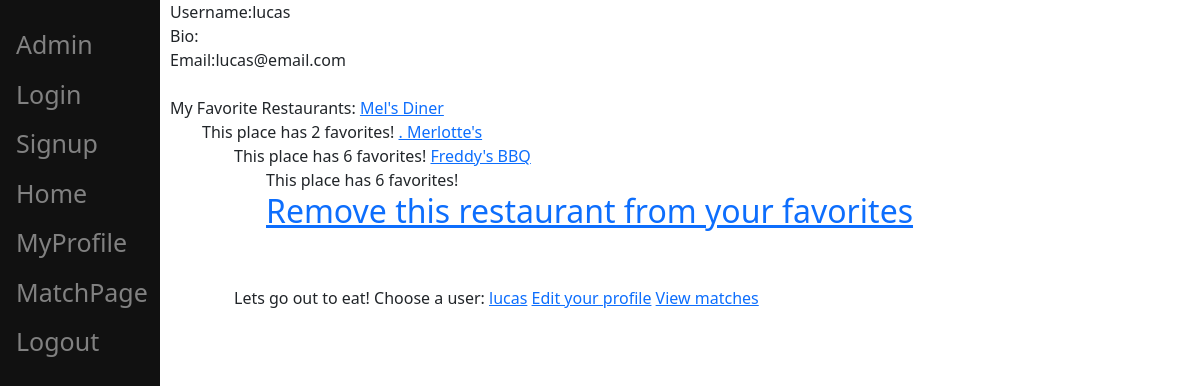
The page /user/2/ (signed in) on the database as committed earlier.
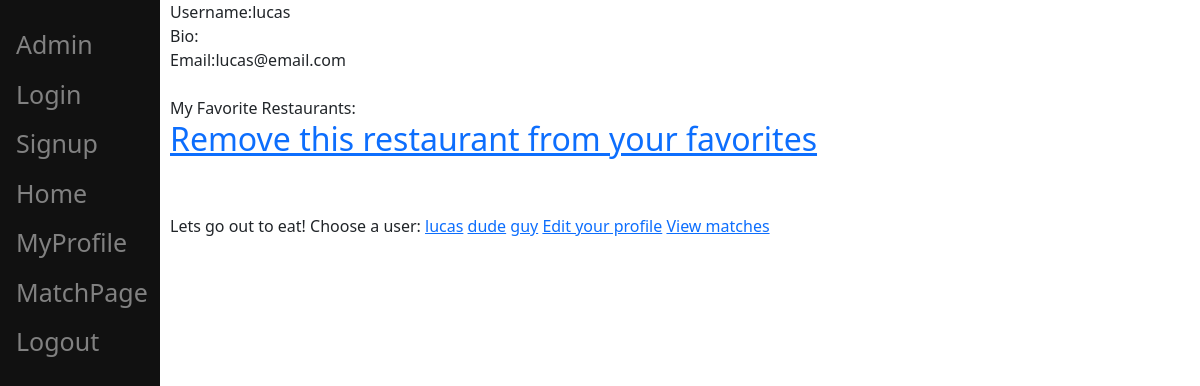
The same page on the database as committed later.
### restaurants/models.py (models this page shows, shortened)
class Restaurant(models.Model):
    name = models.TextField(max_length=200)
    location = models.TextField(max_length=200)
    pic_icon = models.ImageField(
        upload_to="rest_images/", height_field=None, width_field=None, max_length=None)
    sig_dish = models.TextField(max_length=200)
    num_favs = models.IntegerField(default=0)

### users/models.py (models this page shows, shortened)
class TFRUser(AbstractUser):
    email = models.EmailField(null=True, blank=True)
    picture = models.ImageField(
        upload_to="profile_img/", height_field=None, width_field=None, blank=True, null=True)
    bio = models.TextField(max_length=250, blank=True)
    favorites = models.ManyToManyField(
        Restaurant, symmetrical=False, related_name="my_favs", blank=True)

### users/views.py (the view)
# urls.py: path('user/<int:user_id>/', user_views.profile, name='profile'),
@login_required
def profile(request, user_id: int):
    user = TFRUser.objects.get(id=user_id)
    users=TFRUser.objects.all()
    restaurants = Restaurant.objects.all()
    return render(request, 'profile.html', {'user':user, 'users':users, 'restaurants': restaurants })

### templates/profile.html (shortened to what this page needs)
<!DOCTYPE html>
<html lang="en">
  <head>
    <link
      href="https://cdn.jsdelivr.net/npm/bootstrap@5.0.2/dist/css/bootstrap.min.css"
      rel="stylesheet"
    />
  </head>
  <body>
    <div class="sidenav">
      <a href="/admin/">Admin</a>
      <a href="/login/">Login</a>
      <a href="/signup/">Signup</a>
      <a href="/">Home</a>
      <a href="/user/{{user.id}}/">MyProfile</a>
      <a href="/user/{{user.id}}/match">MatchPage</a>
      <a href="/logout/">Logout</a>
    </div>
    <div id="content" , name="content" , class="main">
      {% block content%} Username:{{user.username}}
      <br />
      Bio:{{user.bio}}
      <br />
      Email:{{user.email}}
      <br />
      <br />
      My Favorite Restaurants:{% for favs in user.favorites.all %}
      <a href="/restaurant/{{favs.id}}/">{{favs.name}}</a>
      <ul>
         This place has {{ favs.num_favs }} favorites! {% endfor %}
        <h2>
          <a href="/restaurant/{{ favs.id }}/{{user.id}}/removefav/">Remove this restaurant from your favorites</a>
        </h2>
      </ul>
      <br />
      <br />
      Lets go out to eat! Choose a user: {% for person in users %} {% if person != request.user %}
      <a href="/user/{{person.id}}/match/">{{person.username}}</a>
      {% endif%} {% endfor %}
      <a href="/user/{{user.id}}/edit/">Edit your profile</a>
        <a href="/user/{{user.id}}/viewmatch/"> View matches</a>
      {% endblock %}
    </div>
  </body>
</html>

Rows that differ between the two databases and show on the page:
no longer on this page (row edited): Restaurant: name "Mel's Diner", num_favs "2"
no longer on this page (row edited): Restaurant: name ". Merlotte's", num_favs "6"
no longer on this page (row edited): Restaurant: name "Freddy's BBQ", num_favs "6"
added TFRUser: username "dude"
added TFRUser: username "guy"
